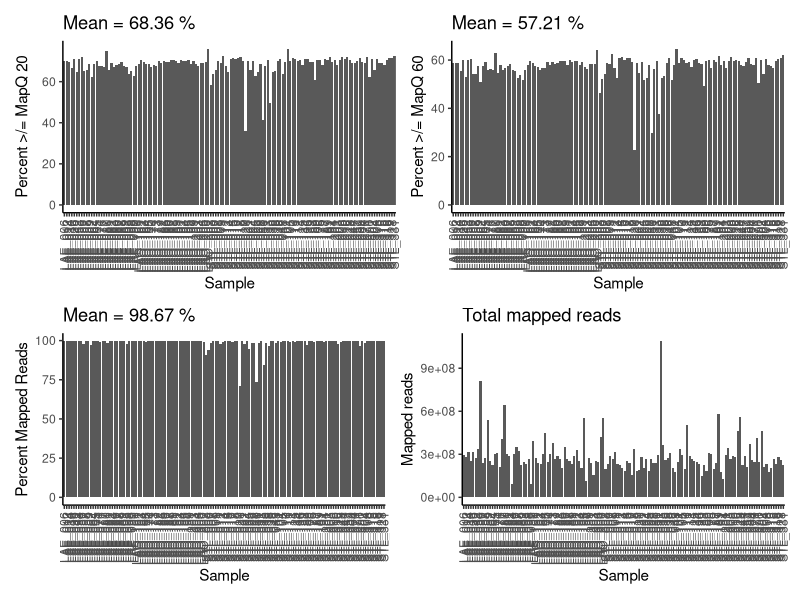
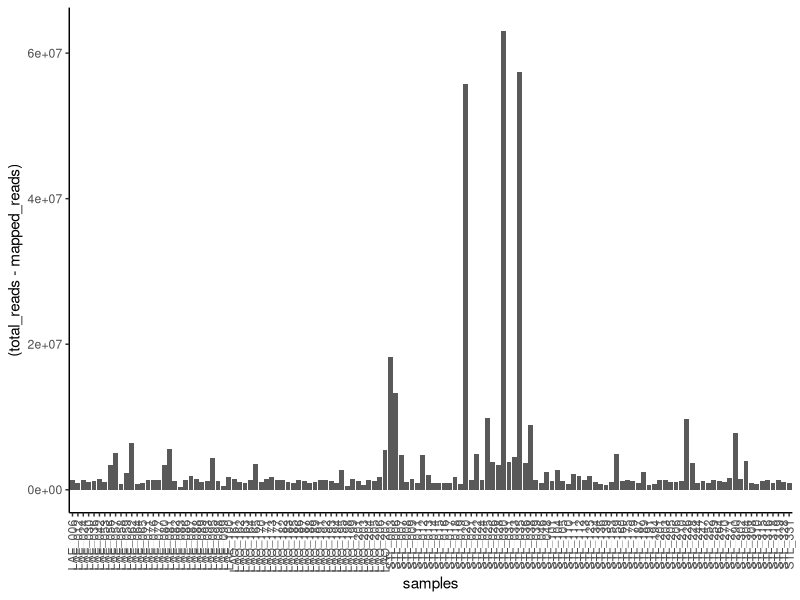

Source code (R) for these figures, in order: (Note: this script raises an error after producing the figures.)
library(ggplot2); library(patchwork)
setwd("~/Library/Group Containers/G69SCX94XU.duck/Library/Application Support/duck/Volumes/Bell Scratch/GL_Pink_Salmon/scripts/10_popgen/misc")

list.files()

file_names <- read.table("./combinedBamsFileName.txt", sep = "\n", header = FALSE, stringsAsFactors = FALSE)

samples <- unlist(strsplit(file_names$V1, "_Ogor"))

samples <- samples[seq(from = 1, to = length(samples), by = 2)]

Q20_reads <- read.table("./combinedBamsQ20Reads.txt", sep = "\n", header = FALSE, stringsAsFactors = FALSE)

Q60_reads <- read.table("./combinedBamsQ60Reads.txt", sep = "\n", header = FALSE, stringsAsFactors = FALSE)

mapped_reads <- read.table("./combinedBamsMappedReads.txt", sep = "\n", header = FALSE, stringsAsFactors = FALSE)

total_reads <- read.table("./combinedBamsTotalReads.txt", sep = "\n", header = FALSE, stringsAsFactors = FALSE)


read_data <- cbind(samples, Q20_reads$V1, Q60_reads$V1, mapped_reads$V1, total_reads$V1)

colnames(read_data) <- c("samples", "Q20", "Q60", "mapped_reads", "total_reads")


read_data <- data.frame(read_data)

for( i in c(2:5)){
read_data[,i] <- as.numeric(as.character(read_data[,i]))
}

Q20_plot <- ggplot(data = read_data)+ 
  geom_bar(aes(x= samples, y = ((Q20/total_reads)*100)), stat = "identity") +
  theme_classic() +
  labs(x = "Sample", y = "Percent >/= MapQ 20", title = paste("Mean =", round(mean((read_data$Q20/read_data$total_reads)*100), 2), "%", sep = " ")) +
  theme(axis.text.x = element_text(angle = 90, vjust = 0.5, hjust=1))

Q60_plot <- ggplot(data = read_data)+ 
  geom_bar(aes(x= samples, y = ((Q60/total_reads)*100)), stat = "identity") +
  theme_classic() +
  labs(x = "Sample", y = "Percent >/= MapQ 60", title = paste("Mean =", round(mean((read_data$Q60/read_data$total_reads)*100), 2), "%", sep = " ")) +
  theme(axis.text.x = element_text(angle = 90, vjust = 0.5, hjust=1))

mapread_plot <- ggplot(data = read_data)+ 
  geom_bar(aes(x= samples, y = (mapped_reads/total_reads)*100), stat = "identity") +
  theme_classic() +
  labs(x = "Sample", y = "Percent Mapped Reads", title = paste("Mean =", round(mean((read_data$mapped_reads/read_data$total_reads)*100), 2), "%", sep = " ")) +
  theme(axis.text.x = element_text(angle = 90, vjust = 0.5, hjust=1))

totalread_plot<- ggplot(data = read_data)+ 
  geom_bar(aes(x= samples, y = total_reads), stat = "identity") +
  theme_classic() +
  labs(x = "Sample", y = "Mapped reads", title ="Total mapped reads") +
  theme(axis.text.x = element_text(angle = 90, vjust = 0.5, hjust=1))

(Q20_plot + Q60_plot) / (mapread_plot + totalread_plot)


ggplot(data = read_data)+ 
  geom_bar(aes(x= samples, y = (total_reads - mapped_reads)), stat = "identity") +
  theme_classic() +
  theme(axis.text.x = element_text(angle = 90, vjust = 0.5, hjust=1))


#######
# plot per sample avg mapq w/ stdev

avg_MapQ <- read.table("./BamAvgMapQ.txt", sep = "\n", header = FALSE, stringsAsFactors = FALSE)

avg_MapQ < cbind(samples = samples, avg_MapQ = avg_MapQ)  
  
  